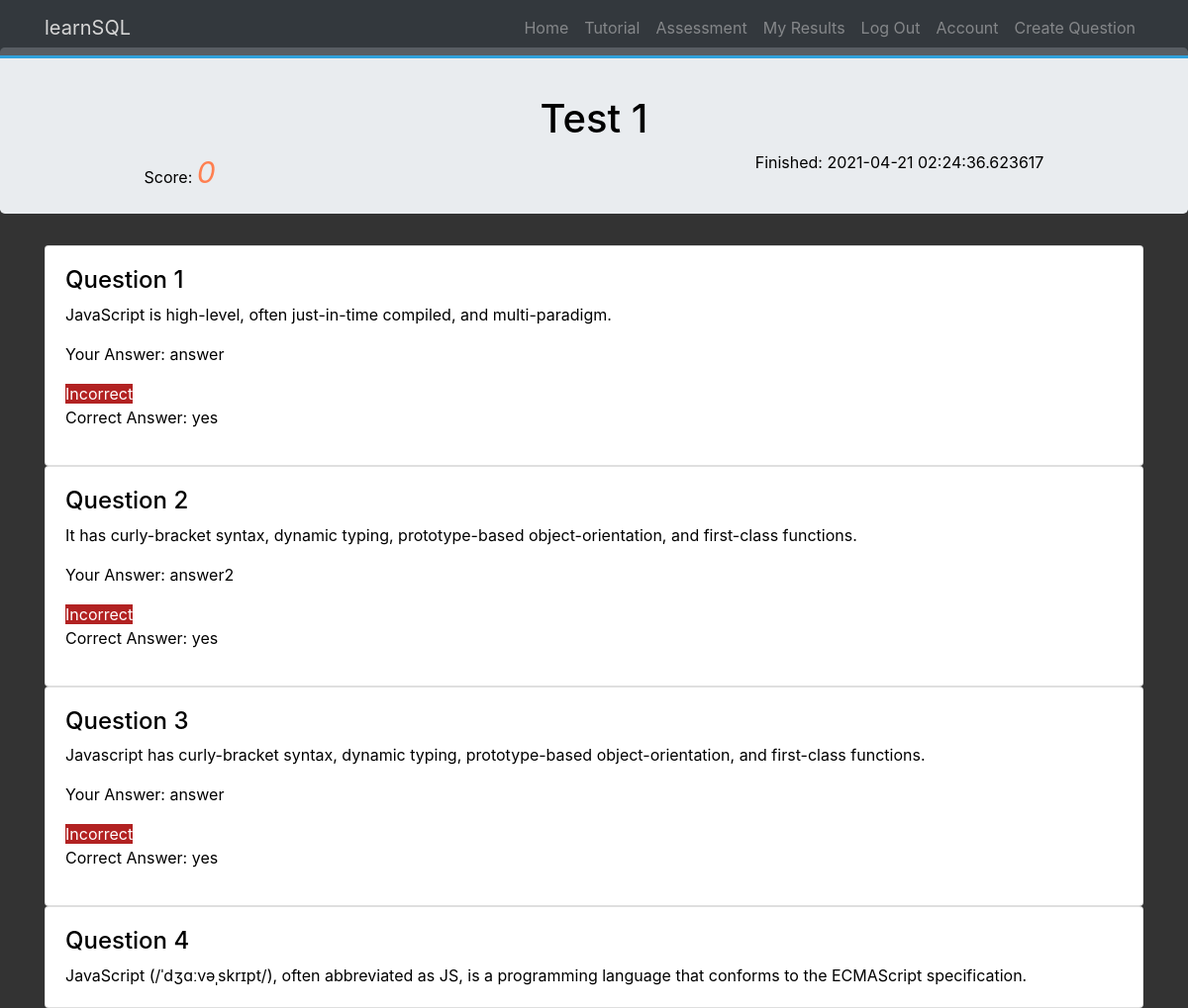
The app's page /test_results/1 (signed in), older data.
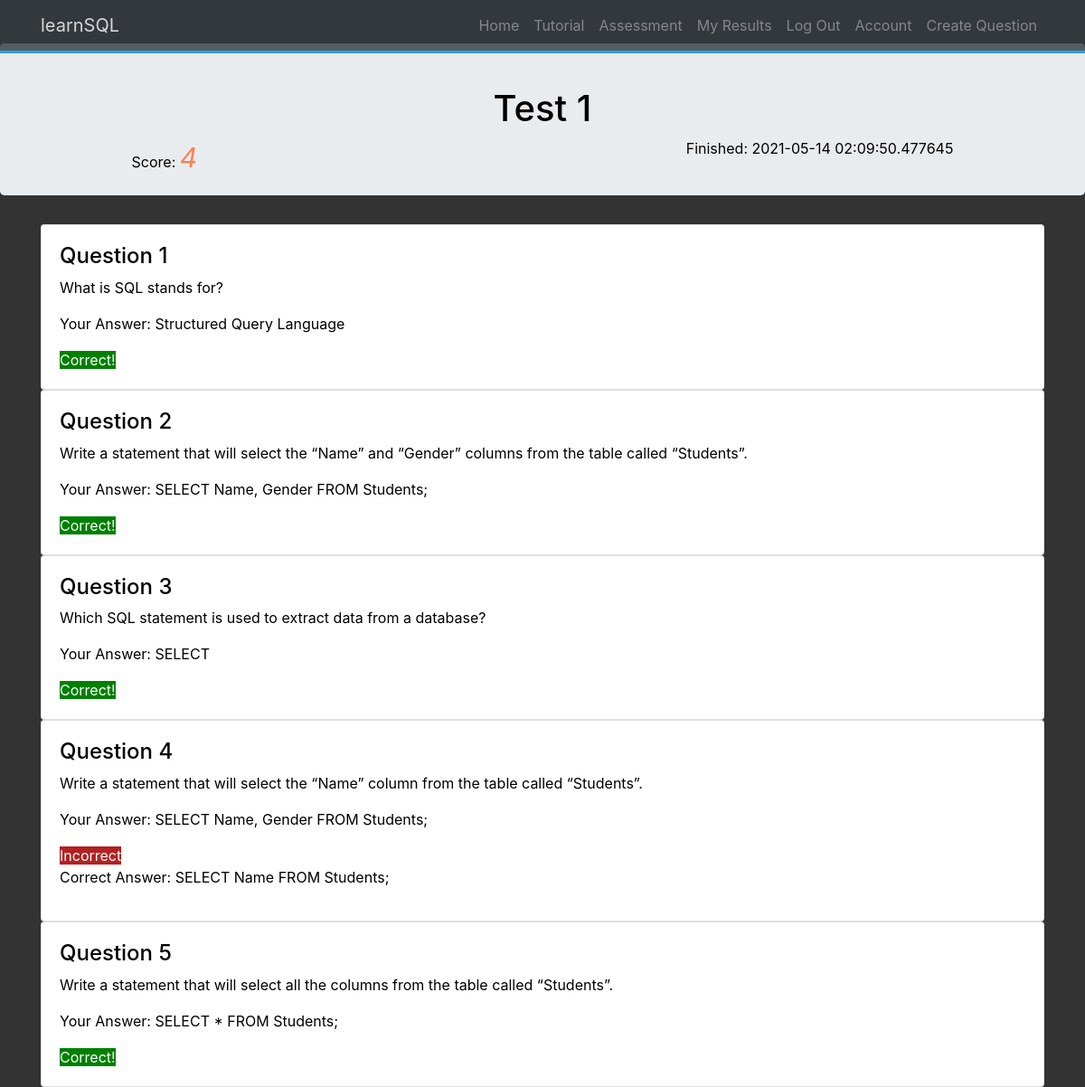
The same page, newer data.
### OnlineAssessment/models.py (models this page shows, shortened)
class Answer(db.Model):
    __tablename__ = 'answers'
    id = db.Column(db.Integer, primary_key=True)
    user_id = db.Column(db.Integer, db.ForeignKey('users.id'), nullable=False)
    question_id = db.Column(db.Integer, db.ForeignKey(
        'questions.id'), nullable=False)
    date = db.Column(db.DateTime, nullable=False, default=datetime.utcnow)
    content = db.Column(db.String(140), nullable=False)
    finish = db.Column(db.Boolean, default=False, nullable=False)
    test_id = db.Column(db.Integer, db.ForeignKey('tests.id'), nullable=False)

class Question(db.Model):
    __tablename__ = 'questions'
    id = db.Column(db.Integer, primary_key=True)
    title = db.Column(db.String(140), nullable=False)
    content = db.Column(db.String(140), nullable=False)
    answers = db.relationship('Answer', backref='question', lazy=True)
    correct_answer = db.Column(db.String(140), nullable=False)

class Test(db.Model):
    __tablename__ = 'tests'
    id = db.Column(db.Integer, primary_key=True)
    user_id = db.Column(db.Integer, db.ForeignKey('users.id'), nullable=False)
    date = db.Column(db.DateTime, nullable=False, default=datetime.utcnow)
    questions = db.relationship('Question', secondary=test_question_relation, backref=db.backref(
        'questions_tests', lazy='dynamic'))
    answers = db.relationship('Answer', backref='test_answers', lazy=True)
    finish = db.Column(db.Boolean, default=False, nullable=False)

### OnlineAssessment/tests/views.py (the view)
@tests.route('/test_results/<int:test_id>')
@login_required
def test_results(test_id):
    test = Test.query.get_or_404(test_id)
    answers = test.answers
    questions = test.questions
    return render_template('test_results.html', test=test, answers=answers, questions=questions)

### OnlineAssessment/__init__.py (called while the page is built)
def checkAnswer(answers, question):
    flag = False
    if len(answers) > 0:
        for answer in answers:
            if answer.question_id == question.id:
                flag = True
    return flag

def getUserAnswer(answers, question):
    if len(answers) > 0:
        for answer in answers:
            if answer.question_id == question.id:
                return answer.content
    return "You didn't answer this question!"

def showAnswerResult(answers, question):
    if len(answers) > 0:
        for answer in answers:
            if answer.question_id == question.id:
                return isAnswerCorrect(answer)
    return False

def isAnswerCorrect(answer):
    question = Question.query.filter_by(id=answer.question_id).first()
    return answer.content == question.correct_answer

def calculateScore(answers, test):
    score = 0
    correctAnswers = []
    for answer in answers:
        if isAnswerCorrect(answer):
            correctAnswers.append(answer)
    if len(correctAnswers) > 0:
        for correctAnswer in correctAnswers:
            if correctAnswer.test_id == test.id:
                score += 1
    return score

### OnlineAssessment/templates/test_results.html
{% extends "base.html" %}
{% block content %}
<div class="jumbotron mt-5 pt-5" style="color: black;">
	<h1 class="text-center">Test {{test.id}}</h1>
	<div class="records"><div class="test-score">Score: <span class="sc">{{calculateScore(answers, test)}}</span></div><div class="test-date"> Finished: {{ test.date }}</div></div>
</div>
<div class="container" style="color: black;">
	{% for question in test.questions %}
	<div class="card">
		<div class="card-body">
            <h4 class="question_number">Question {{ loop.index }}</h4>
			<p class="card-text">{{ question.content }}</p>
			{% if checkAnswer(answers, question) or test.finish ==True%}
			<p>Your Answer: {{getUserAnswer(answers, question)}}</p>
			{% if showAnswerResult(answers, question) %}
				<span class="correct">Correct!</span>
			{% else %}
				<span class="incorrect">Incorrect</span>
			<p>Correct Answer: {{question.correct_answer}}</p>
			{% endif %}
			{% endif %}
		</div>
	</div>
    {% endfor %}
</div>
{% endblock %}

Row changes from the older to the newer data that the page shows:
removed Question: content "JavaScript is high-level, often just-in-time compiled, and multi-paradigm.", {{ getUserAnswer(answers, question) }} "answer", correct_answer "yes"
removed Question: content "It has curly-bracket syntax, dynamic typing, prototype-based object-orientation, and first-class functions.", {{ getUserAnswer(answers, question) }} "answer2", correct_answer "yes"
removed Question: content "Javascript has curly-bracket syntax, dynamic typing, prototype-based object-orientation, and first-class functions.", {{ getUserAnswer(answers, question) }} "answer", correct_answer "yes"
removed Question: content "JavaScript (/ˈdʒɑːvəˌskrɪpt/), often abbreviated as JS, is a programming language that conforms to the ECMAScript specification."
changed Test id 1: date "2021-04-21 02:24:36.623617" → "2021-05-14 02:09:50.477645"
changed Answer: content.correct_answer "0" → "4"
added Question: content "What is SQL stands for?", {{ getUserAnswer(answers, question) }} "Structured Query Language", shows "Correct!"
added Question: content "Write a statement that will select the “Name” and “Gender” columns from the table called “Students”.", shows "Correct!"
now on this page (row edited): Answer: content "SELECT Name, Gender FROM Students;"
added Question: content "Which SQL statement is used to extract data from a database?", shows "Correct!"
now on this page (row edited): Answer: content "SELECT"
added Question: content "Write a statement that will select the “Name” column from the table called “Students”.", {{ getUserAnswer(answers, question) }} "SELECT Name, Gender FROM Students;", correct_answer "SELECT Name FROM Students;"
added Question: content "Write a statement that will select all the columns from the table called “Students”.", shows "Correct!"
now on this page (row edited): Answer: content "SELECT * FROM Students;"
